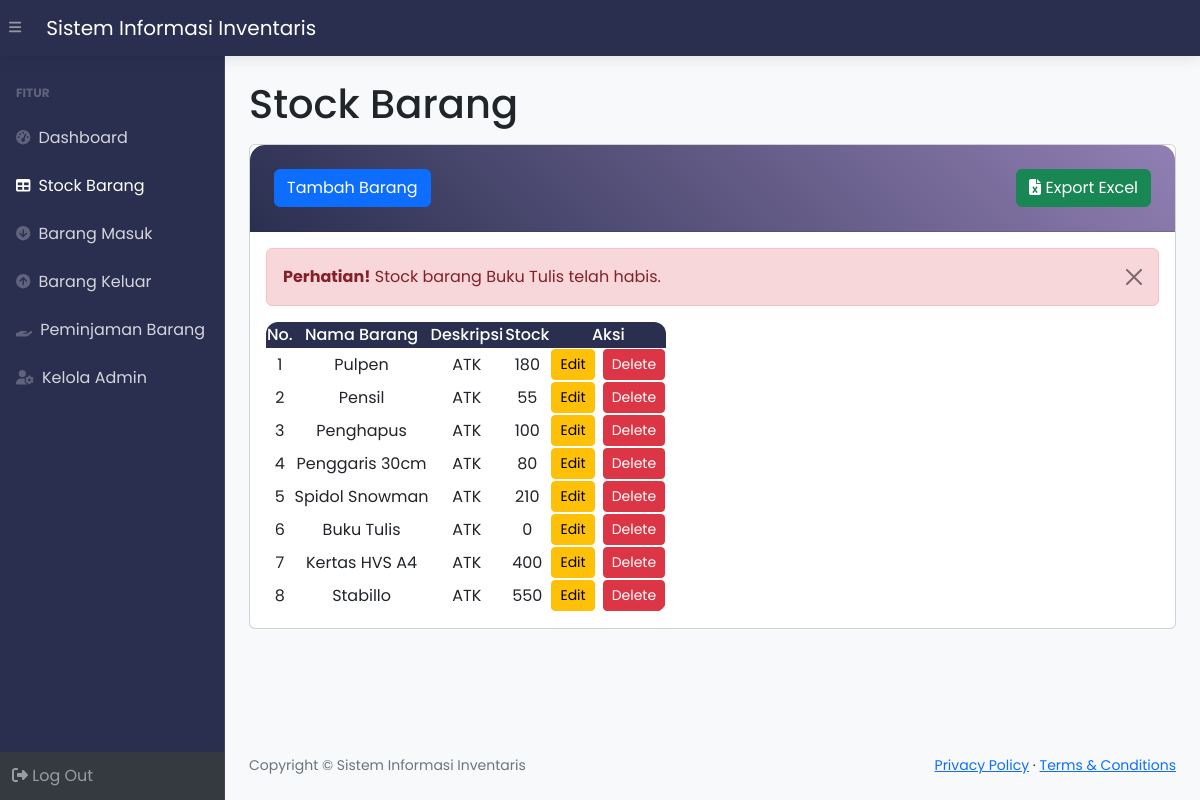
Page /stock.php (signed in) on the earlier database version.
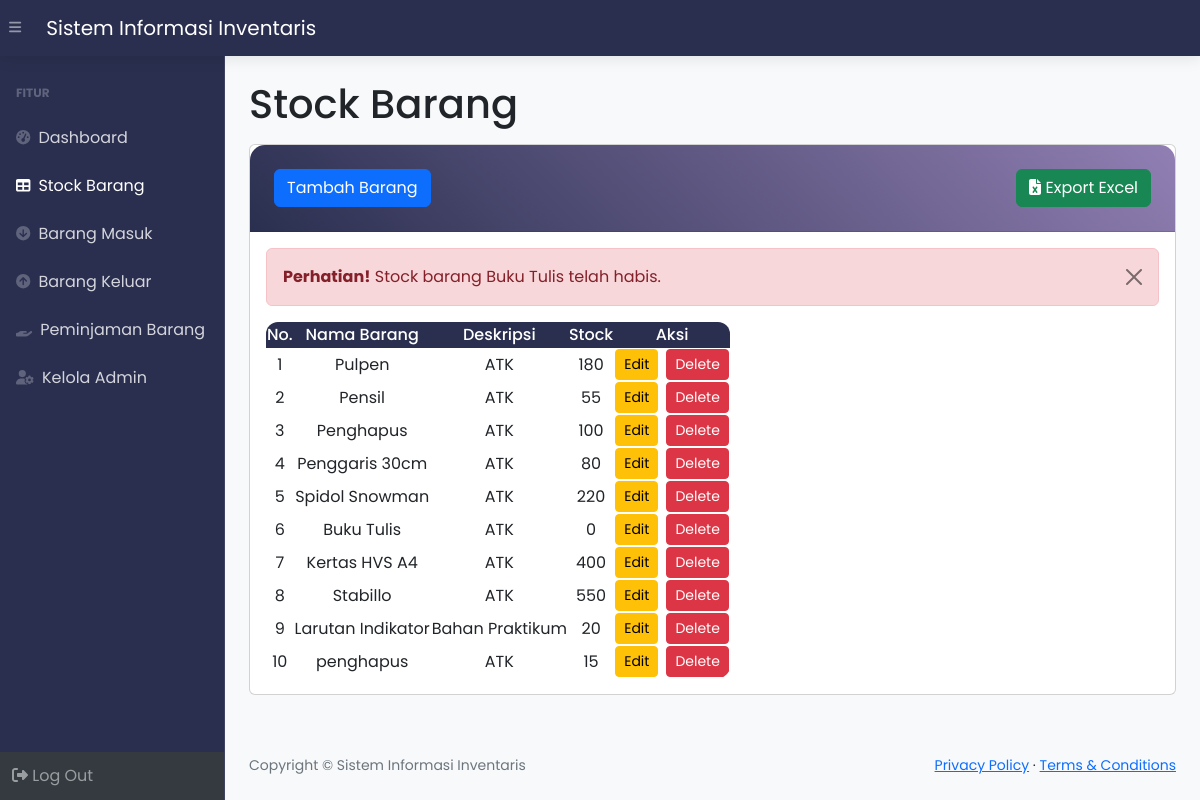
Same page on the later database version.
### tables this page shows
CREATE TABLE `stock` (
  `idbarang` int(11) NOT NULL,
  `namabarang` varchar(25) NOT NULL,
  `deskripsi` varchar(25) NOT NULL,
  `stock` int(11) NOT NULL
);

### stock.php (the view, shortened to what the changed rows need)
<?php
require 'function.php';
?>
<!DOCTYPE html>
<html lang="en">
<head>
    <link href="https://cdn.jsdelivr.net/npm/simple-datatables@7.1.2/dist/style.min.css" rel="stylesheet" />
    <link href="css/styles.css" rel="stylesheet" />
</head>
<body class="sb-nav-fixed">
    <div id="layoutSidenav">
        <div id="layoutSidenav_content">
            <main>
                <div class="container-fluid px-4">
                    <h1 class="mt-4 pb-2">Stock Barang</h1>
                    <div class="card mb-4">
                        <div class="card-body">
                            <?php
                            $ambildatastock = mysqli_query($conn, 'select * from stock where stock < 1');
                            while ($fetch = mysqli_fetch_array($ambildatastock)) {
                                $barang = $fetch['namabarang'];
                            ?>
                                <div class="alert alert-danger alert-dismissible">
                                    <button type="button" class="btn-close" data-bs-dismiss="alert"></button>
                                    <strong>Perhatian!</strong> Stock barang <?= $barang; ?> telah habis.
                                </div>
                            <?php
                            }
                            ?>
                            <table id="datatablesSimple">
                                <thead class="table-dark text-center">
                                    <tr>
                                        <th>No.</th>
                                        <th>Nama Barang</th>
                                        <th>Deskripsi</th>
                                        <th>Stock</th>
                                        <th>Aksi</th>
                                    </tr>
                                </thead>
                                <tbody class="text-center align-middle">
                                    <?php
                                    $ambilsemuadatastock = mysqli_query($conn, 'SELECT * FROM stock');
                                    $i = 1;
                                    while ($data = mysqli_fetch_array($ambilsemuadatastock)) {
                                        $namabarang = $data['namabarang'];
                                        $deskripsi = $data['deskripsi'];
                                        $stock = $data['stock'];
                                        $idbarang = $data['idbarang'];
                                    ?>
                                        <tr>
                                            <td><?= $i++; ?></td>
                                            <td><?= $namabarang; ?></td>
                                            <td><?= $deskripsi; ?></td>
                                            <td><?= $stock; ?></td>
                                            <td>
                                                <div class="d-flex justify-content-center gap-2">
                                                    <button class="btn btn-sm btn-warning" data-bs-toggle="modal" data-bs-target="#edit<?= $idbarang; ?>">Edit</button>
                                                    <button class="btn btn-sm btn-danger" data-bs-toggle="modal" data-bs-target="#delete<?= $idbarang; ?>">Delete</button>
                                                </div>
                                            </td>
                                        </tr>
                                    <?php } ?>
                                </tbody>
                            </table>
                        </div>
                    </div>
                </div>
            </main>
        </div>
    </div>
</body>
</html>

Differences in the rows shown:
changed stock "Spidol Snowman": stock "210" → "220"
added stock: namabarang "Larutan Indikator", deskripsi "Bahan Praktikum", stock "20"
added stock: namabarang "penghapus", deskripsi "ATK", stock "15"
